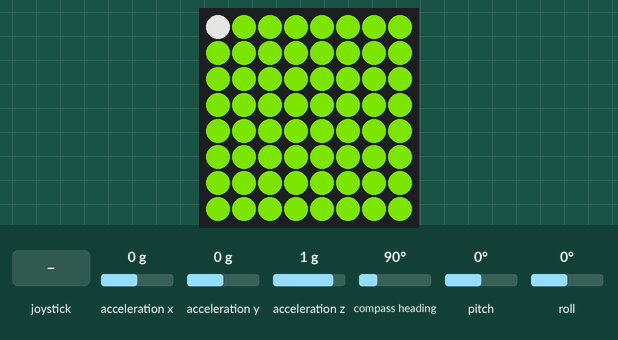
A program run on a simulated Raspberry Pi (BCM pin numbers) with a Sense HAT. Shown: the Sense HAT's 8×8 RGB LED matrix. The inputs (shaded band) are chosen by the test bench; at power-on: compass heading 90°, acceleration x 0 g, acceleration y 0 g, acceleration z 1 g, pitch 0°, roll 0°. Dim RGB values are drawn brighter than linear; the 64×8 strip is a reading aid, not a part: it shows the text the matrix is scrolling, unrolled, one strip-width of it at a time; the Sense HAT reports a negative pitch or roll as 360° plus the angle.

Above: at 10.2 s.
10.3 s: compass heading set to 352°
At 10.62 s:
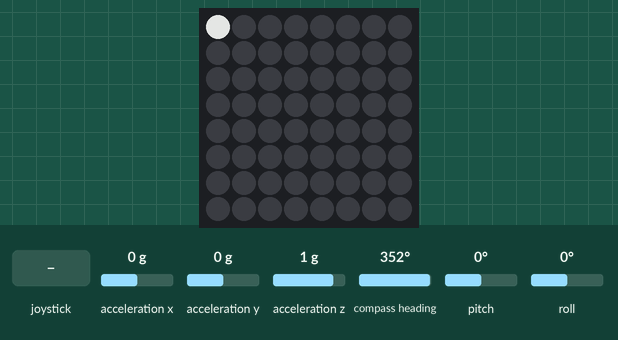
12.4 s: joystick pushed down
At 13.06 s:
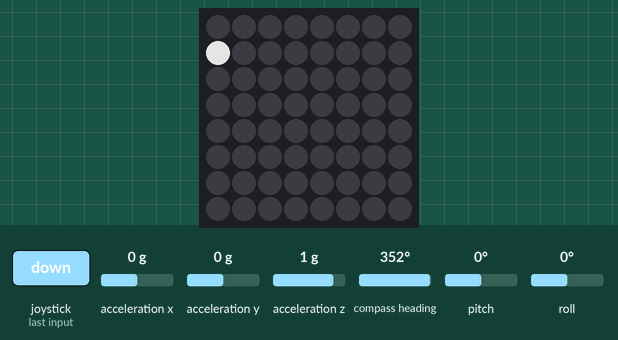
15.4 s: joystick pushed right
At 15.91 s:
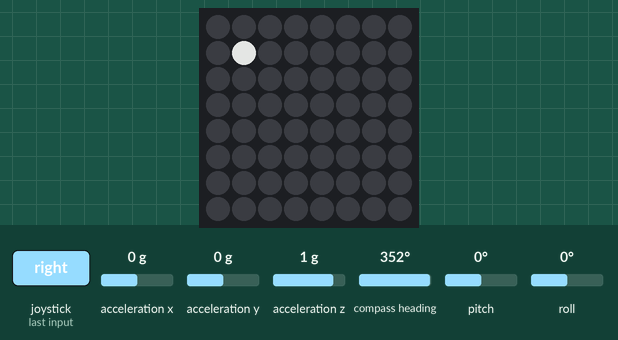
18.4 s: joystick pushed up
At 18.76 s:
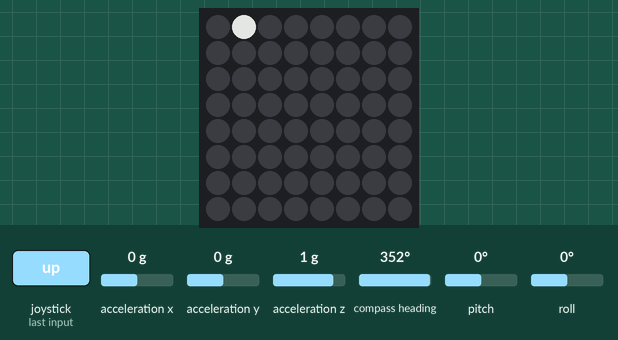
21.3 s: joystick pushed right
At 21.62 s:
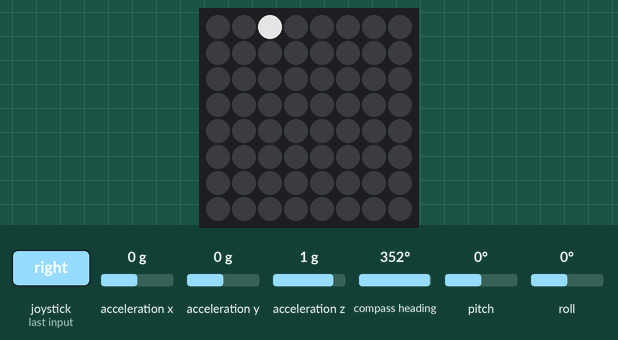
24.2 s: joystick pushed down
At 24.87 s:
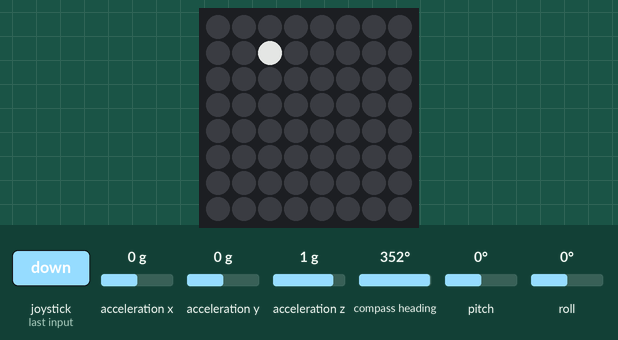

Measured:
- after the input at 10.3 s, the LEDs: first change at once (image 1 shows a later state)
- after the input at 12.4 s, the LEDs: first differ from a run without the input after 0.56 s (image 2)
- after the input at 15.4 s, the LEDs: first differ from a run without the input after 0.41 s (image 3)
- after the input at 18.4 s, the LEDs: first differ from a run without the input after 0.27 s (image 4)
- after the input at 21.3 s, the LEDs: first differ from a run without the input after 0.22 s (image 5)
- after the input at 24.2 s, the LEDs: first differ from a run without the input after 0.58 s (image 6)

The program:

raspimon_builder.py
```python
"""change import statment to run on emulator """
from sense_hat import SenseHat
#from sense_emu import SenseHat
from time import sleep

sense = SenseHat()
sense.low_light = True

SHAKE_VAL = 2.4 # adjust sensitivity of shaking to save the current image.
YAW_TO_CLEAR = 300 # adjust to match your threshold for yaw (tilt left and right)

colors = []

#make a list to hold our current image, size 64 (0-63)
current_image = list(range(64))

#booleans to handle changign states
setting_color = False
moving = False
shaking = False
changing_color = False

#for accelerometer to detect shaking
x_accel = 0
y_accel = 0
z_accel = 0

sense.clear()

#define some colors as tuples with RGB values
white = (255,255,255)
black = (0,0,0)
red = (255,0,0)
blue = (0, 0, 255)
lime = (0, 255, 0)
green = (0,160, 0)
yellow = (255,255,0)
orange = (255,165,0)
cyan = (0,255,255)
purple = (128,0,128)
pink = (255,20,147)
fuschia = (255,0,255)
navy = (0,0,128)
turquoise = (64,224,208)
chartreuse = (127,255,0)
gold = (255,215,0)
coral = (255,127,80)
brown = (165,42,42)
maroon = (165,42,42)
khaki = (240,230,140)
lavender = (230,230,250)

#load desired colors
colors.extend([white, red, gold ,blue, orange, purple, green, brown, cyan, black])

#welcome message


sense.show_message("Raspimon Builder." , text_colour=coral, back_colour=chartreuse, scroll_speed=.09)


#      canvas by changing all 64 values in our current_image to black.
for i in current_image:
    current_image[i] = black

#variables to store our current position and color
x = 0
y = 0
color = colors[0]

#start with a pixel in the top left corner
sense.set_pixel(x,y, color)

#returns a white screen
def flash():
    global white
    W = white
    flash = [
        W,W,W,W,W,W,W,W,
        W,W,W,W,W,W,W,W,
        W,W,W,W,W,W,W,W,
        W,W,W,W,W,W,W,W,
        W,W,W,W,W,W,W,W,
        W,W,W,W,W,W,W,W,
        W,W,W,W,W,W,W,W,
        W,W,W,W,W,W,W,W,
    ]
    return flash

#clears all the pixels to black
def clear():
    global current_image
    B = black
    clear=[
        B,B,B,B,B,B,B,B,
        B,B,B,B,B,B,B,B,
        B,B,B,B,B,B,B,B,
        B,B,B,B,B,B,B,B,
        B,B,B,B,B,B,B,B,
        B,B,B,B,B,B,B,B,
        B,B,B,B,B,B,B,B,
        B,B,B,B,B,B,B,B,
    ]
    sense.set_pixels(clear)
    current_image = clear

#save the current image to file, also print it to console.
def save_image():
    global shaking
    with open("LED_designs.txt", 'a+') as f:
        current_image = sense.get_pixels()
        f.write(str(current_image) + "\n")

    sense.set_pixels(flash()) #flash white to confirm saving.
    sleep(.3)
    sense.set_pixels(current_image)
    print("Saved: " + str(current_image))
    shaking = False


def next_color():

    global colors, color, changing_color
    changing_color = True
    #get the index of current color
    curr_index = colors.index(color)

    curr_index = curr_index + 1
    if curr_index >= len(colors):
        curr_index = 0

    color = colors[curr_index]
    print("new color set")


def set_all_pixels(color):
    leds = list(range(64))

    for i in leds:
        leds[i] = color

    sense.set_pixels(leds)


def show_colors():
    global colors

    for c in colors:
        set_all_pixels(c)
        sleep(.25)

    clear()
    sense.set_pixel(x,y,color)

def detect_shake():
    global x_accel, y_accel, z_accel, shaking

    #get the raw values for all 3 planes.
    acceleration= sense.get_accelerometer_raw()
    x_accel = acceleration["x"]
    y_accel = acceleration["y"]
    z_accel = acceleration["z"]

    #change negative values to positive with absolute value
    x_accel = abs(x_accel)
    y_accel = abs(y_accel)
    z_accel = abs(z_accel)

    #add all the values together.
    sum_shake = x_accel + y_accel + z_accel

   #if shaking meets our threshold, then save the image to file
    if sum_shake > SHAKE_VAL:
        shaking = True
        save_image()

def detect_orientation():
    global changing_color, setting_color
    orientation = sense.get_orientation_degrees()

    if orientation["yaw"] >= YAW_TO_CLEAR:
        flash()
        clear()


#main loop detecting changes to joystick and movement
while True:

    detect_shake()

    if shaking == False:
        detect_orientation()

    for event in sense.stick.get_events():

        moving = True

        if event.action == "pressed" and event.direction == "down":

            if y < 7 and y >= 0:

                y = y + 1
                sense.set_pixels(current_image)

        if event.action == "pressed" and event.direction == "up":

            if  y > 0:

                y = y - 1
                sense.set_pixels(current_image)


        if event.action == "pressed" and event.direction == "right":

            if x < 7 and x >=0:
                x = x + 1
                sense.set_pixels(current_image)

        if event.action == "pressed" and event.direction == "left":

            if x >= 0 and x <=7:

                x = x - 1
                sense.set_pixels(current_image)


        if event.action == "pressed"  and event.direction == "middle":

            sense.set_pixel(x,y,color)
            setting_color = True

            #convert coordinates to list index
            current_pixel_index = (y*8) + x

            current_image[current_pixel_index] = color
            sense.set_pixels(current_image)


        if event.action == "held" and event.direction == "middle" and changing_color == False:

            next_color()


        if event.action == "released":
            moving = False
            setting_color = False
            changing_color = False


    if setting_color == False:
        sense.set_pixel(x,y,black)
        sleep(.2)
        sense.set_pixel(x,y,color)
        sleep(.2)
```
